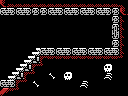

This game map was drawn from its Tiled (.tmx) file and the tilesets committed beside it. A one-line description and the full map source follow:
An orthogonal 16x12 tile map with 8x8 px tiles, 1 tile layer (Tile Layer 1) and 3 objects (2x item, 4x4-item).

<map version="1.0" orientation="orthogonal" renderorder="right-down" width="16" height="12" tilewidth="8" tileheight="8" nextobjectid="15">
 <properties>
  <property name="left" value="hole" />
 </properties>
 <tileset firstgid="1" name="tiles" tilewidth="8" tileheight="8" tilecount="256" columns="16">
  <image source="tiles.png" width="128" height="128" />
 </tileset>
 <layer name="Tile Layer 1" width="16" height="12">
  <data encoding="csv">
122,252,252,252,252,252,252,252,252,252,252,252,252,252,252,130,
103,104,103,104,165,165,103,104,103,104,103,104,103,104,165,122,
1,1,1,1,1,1,1,1,1,1,1,1,1,1,165,247,
1,1,1,1,1,1,1,1,1,1,1,1,1,1,105,247,
1,1,1,1,1,1,1,1,1,1,1,1,1,1,106,247,
1,1,1,1,1,1,1,1,1,1,1,1,1,1,165,247,
1,1,1,1,157,103,104,103,104,103,104,103,104,103,104,247,
1,1,1,157,158,126,254,254,254,254,254,254,254,254,254,146,
1,1,157,158,126,146,167,167,167,167,167,167,167,155,167,167,
1,157,158,126,146,167,161,167,155,167,167,167,167,156,167,167,
103,104,126,146,161,167,167,167,167,167,156,167,167,167,167,167,
117,254,146,167,167,167,167,167,167,167,167,167,167,167,167,167
</data>
 </layer>
 <objectgroup name="objects">
  <object id="12" type="item" x="48" y="32" width="16" height="16" />
  <object id="13" type="4x4-item" x="64" y="16" width="32" height="32" />
  <object id="14" type="item" x="96" y="32" width="16" height="16" />
 </objectgroup>
</map>
